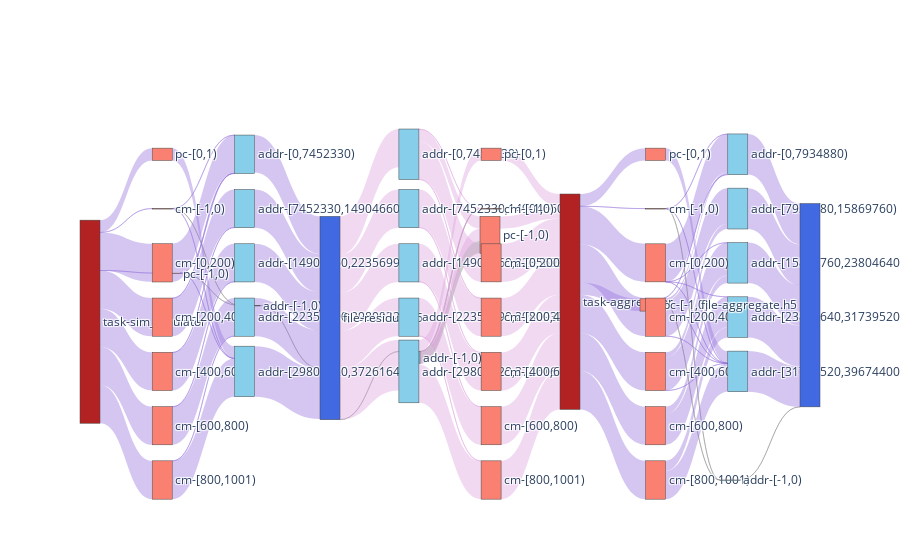

Notebook source saved alongside this figure:
### Code cell
f2_nodes, f2_nodes_dict = get_nodes_for_sankey(F2,rm_tags=['sim','agg_r','agg_w'])

# print(node_ref2)

f2_links = get_links_for_sankey(F2, f2_nodes_dict)
fig = go.Figure(go.Sankey(
            node = f2_nodes,
            link = f2_links, orientation='h'))
fig.show()
fig.write_html(f"{path}/sankey-grouped-sim_w_agg_r_w-vol-vfd.html")

### Figure 1 — Plotly figure (JSON) as saved in the notebook; plotly's stock layout.template omitted (floating-point values rounded to 4 significant figures)
{"data": [{"link": {"color": ["rgba(147, 112, 219, 0.4)", "rgba(147, 112, 219, 0.4)", "rgba(147, 112, 219, 0.4)", "rgba(147, 112, 219, 0.4)", "rgba(147, 112, 219, 0.4)", "rgba(147, 112, 219, 0.4)", "rgba(147, 112, 219, 0.4)", "rgba(147, 112, 219, 0.4)", "rgba(128, 128, 128, 0.4)", "rgba(147, 112, 219, 0.4)", "rgba(147, 112, 219, 0.4)", "rgba(128, 128, 128, 0.4)", "rgba(147, 112, 219, 0.4)", "rgba(147, 112, 219, 0.4)", "rgba(147, 112, 219, 0.4)", "rgba(147, 112, 219, 0.4)", "rgba(147, 112, 219, 0.4)", "rgba(147, 112, 219, 0.4)", "rgba(147, 112, 219, 0.4)", "rgba(147, 112, 219, 0.4)", "rgba(147, 112, 219, 0.4)", "rgba(147, 112, 219, 0.4)", "rgba(147, 112, 219, 0.4)", "rgba(147, 112, 219, 0.4)", "rgba(128, 128, 128, 0.4)", "rgba(147, 112, 219, 0.4)", "rgba(147, 112, 219, 0.4)", "rgba(147, 112, 219, 0.4)", "rgba(147, 112, 219, 0.4)", "rgba(147, 112, 219, 0.4)", "rgba(128, 128, 128, 0.4)", "rgba(221, 160, 221,0.4)", "rgba(221, 160, 221,0.4)", "rgba(221, 160, 221,0.4)", "rgba(221, 160, 221,0.4)", "rgba(221, 160, 221,0.4)", "rgba(128, 128, 128, 0.4)", "rgba(128, 128, 128, 0.4)", "rgba(221, 160, 221,0.4)", "rgba(221, 160, 221,0.4)", "rgba(221, 160, 221,0.4)", "rgba(221, 160, 221,0.4)", "rgba(221, 160, 221,0.4)", "rgba(221, 160, 221,0.4)", "rgba(221, 160, 221,0.4)", "rgba(221, 160, 221,0.4)", "rgba(221, 160, 221,0.4)", "rgba(221, 160, 221,0.4)", "rgba(221, 160, 221,0.4)", "rgba(221, 160, 221,0.4)", "rgba(221, 160, 221,0.4)", "rgba(221, 160, 221,0.4)", "rgba(221, 160, 221,0.4)", "rgba(221, 160, 221,0.4)", "rgba(221, 160, 221,0.4)", "rgba(221, 160, 221,0.4)", "rgba(221, 160, 221,0.4)", "rgba(221, 160, 221,0.4)", "rgba(221, 160, 221,0.4)", "rgba(221, 160, 221,0.4)", "rgba(147, 112, 219, 0.4)", "rgba(147, 112, 219, 0.4)", "rgba(147, 112, 219, 0.4)", "rgba(147, 112, 219, 0.4)", "rgba(147, 112, 219, 0.4)", "rgba(147, 112, 219, 0.4)", "rgba(147, 112, 219, 0.4)", "rgba(147, 112, 219, 0.4)", "rgba(128, 128, 128, 0.4)", "rgba(147, 112, 219, 0.4)", "rgba(147, 112, 219, 0.4)", "rgba(128, 128, 128, 0.4)", "rgba(147, 112, 219, 0.4)", "rgba(147, 112, 219, 0.4)", "rgba(147, 112, 219, 0.4)", "rgba(147, 112, 219, 0.4)", "rgba(147, 112, 219, 0.4)", "rgba(147, 112, 219, 0.4)", "rgba(147, 112, 219, 0.4)", "rgba(147, 112, 219, 0.4)", "rgba(147, 112, 219, 0.4)", "rgba(147, 112, 219, 0.4)", "rgba(147, 112, 219, 0.4)", "rgba(147, 112, 219, 0.4)", "rgba(147, 112, 219, 0.4)", "rgba(147, 112, 219, 0.4)", "rgba(147, 112, 219, 0.4)", "rgba(147, 112, 219, 0.4)", "rgba(147, 112, 219, 0.4)", "rgba(128, 128, 128, 0.4)", "rgba(147, 112, 219, 0.4)", "rgba(147, 112, 219, 0.4)", "rgba(147, 112, 219, 0.4)", "rgba(147, 112, 219, 0.4)", "rgba(147, 112, 219, 0.4)"], "label": ["ave_acc_size: 1 B op: write", "ave_acc_size: 37.11 KB op: write", "ave_acc_size: 37.21 KB op: write", "ave_acc_size: 37.2 KB op: write", "ave_acc_size: 37.21 KB op: write", "ave_acc_size: 37.21 KB op: write", "ave_acc_size: 1 B op: write", "ave_acc_size: 2.4 MB op: write", "ave_acc_size: 1 B op: open", "ave_acc_size: 228.92 B op: write", "ave_acc_size: 272 B op: write", "ave_acc_size: 1 B op: open", "ave_acc_size: 228.92 B op: write", "ave_acc_size: 272 B op: write", "ave_acc_size: 36.94 KB op: write", "ave_acc_size: 37.06 KB op: write", "ave_acc_size: 37.24 KB op: write", "ave_acc_size: 37.24 KB op: write", "ave_acc_size: 36.86 KB op: write", "ave_acc_size: 37.54 KB op: write", "ave_acc_size: 37.25 KB op: write", "ave_acc_size: 37.25 KB op: write", "ave_acc_size: 37.25 KB op: write", "ave_acc_size: 2.4 MB op: write", "ave_acc_size: 1 B op: open", "ave_acc_size: 34.86 KB op: write", "ave_acc_size: 48.76 KB op: write", "ave_acc_size: 37.24 KB op: write", "ave_acc_size: 37.24 KB op: write", "ave_acc_size: 37.25 KB op: write", "ave_acc_size: 1 B op: open", "ave_acc_size: 18.09 KB op: read", "ave_acc_size: 18.62 KB op: read", "ave_acc_size: 18.62 KB op: read", "ave_acc_size: 24.5 KB op: read", "ave_acc_size: 18.62 KB op: read", "ave_acc_size: 1 B op: open", "ave_acc_size: 2.4 MB op: open", "ave_acc_size: 1 B op: read", "ave_acc_size: 37.11 KB op: read", "ave_acc_size: 37.02 KB op: read", "ave_acc_size: 2.4 MB op: read", "ave_acc_size: 1 B op: read", "ave_acc_size: 37.21 KB op: read", "ave_acc_size: 2.4 MB op: read", "ave_acc_size: 2.4 MB op: read", "ave_acc_size: 37.21 KB op: read", "ave_acc_size: 36.82 KB op: read", "ave_acc_size: 37.2 KB op: read", "ave_acc_size: 37.51 KB op: read", "ave_acc_size: 37.21 KB op: read", "ave_acc_size: 37.21 KB op: read", "ave_acc_size: 1 B op: read", "ave_acc_size: 2.4 MB op: read", "ave_acc_size: 37.11 KB op: read", "ave_acc_size: 37.21 KB op: read", "ave_acc_size: 37.2 KB op: read", "ave_acc_size: 37.21 KB op: read", "ave_acc_size: 37.21 KB op: read", "ave_acc_size: 2.4 MB op: read", "ave_acc_size: 1 B op: write", "ave_acc_size: 37.11 KB op: write", "ave_acc_size: 37.21 KB op: write", "ave_acc_size: 37.2 KB op: write", "ave_acc_size: 37.21 KB op: write", "ave_acc_size: 37.21 KB op: write", "ave_acc_size: 2.4 MB op: write", "ave_acc_size: 2.4 MB op: write", "ave_acc_size: 1 B op: open", "ave_acc_size: 171.14 B op: write", "ave_acc_size: 148 B op: write", "ave_acc_size: 1 B op: open", "ave_acc_size: 171.14 B op: write", "ave_acc_size: 148 B op: write", "ave_acc_size: 37.25 KB op: write", "ave_acc_size: 16 B op: write", "ave_acc_size: 16 B op: write", "ave_acc_size: 16 B op: write", "ave_acc_size: 37.26 KB op: write", "ave_acc_size: 16 B op: write", "ave_acc_size: 37.24 KB op: write", "ave_acc_size: 25.83 KB op: write", "ave_acc_size: 16 B op: write", "ave_acc_size: 37.26 KB op: write", "ave_acc_size: 18.64 KB op: write", "ave_acc_size: 18.87 KB op: write", "ave_acc_size: 18.61 KB op: write", "ave_acc_size: 18.83 KB op: write", "ave_acc_size: 2.4 KB op: write", "ave_acc_size: 1 B op: open", "ave_acc_size: 36.07 KB op: write", "ave_acc_size: 4.36 KB op: write", "ave_acc_size: 23.93 KB op: write", "ave_acc_size: 18.63 KB op: write", "ave_acc_size: 37.24 KB op: write"], "source": [0, 0, 0, 0, 0, 0, 0, 0, 1, 1, 1, 2, 2, 2, 3, 4, 4, 5, 5, 6, 6, 7, 7, 8, 9, 10, 11, 12, 13, 14, 15, 15, 15, 15, 15, 15, 16, 16, 17, 17, 17, 17, 18, 18, 18, 18, 19, 19, 20, 20, 21, 21, 22, 23, 24, 25, 26, 27, 28, 29, 30, 30, 30, 30, 30, 30, 30, 30, 31, 31, 31, 32, 32, 32, 33, 33, 33, 33, 34, 34, 34, 35, 35, 35, 36, 36, 37, 37, 38, 39, 40, 41, 42, 43, 44], "target": [1, 3, 4, 5, 6, 7, 2, 8, 9, 10, 11, 9, 10, 11, 10, 10, 12, 13, 12, 13, 14, 14, 11, 11, 15, 15, 15, 15, 15, 15, 16, 17, 20, 21, 18, 19, 22, 23, 22, 24, 25, 23, 22, 28, 23, 29, 25, 26, 26, 27, 27, 28, 30, 30, 30, 30, 30, 30, 30, 30, 31, 33, 34, 35, 36, 37, 32, 38, 39, 40, 41, 39, 40, 41, 40, 42, 43, 41, 40, 41, 44, 42, 41, 44, 42, 43, 43, 41, 41, 45, 45, 45, 45, 45, 45], "value": [1, 7422108, 7441148, 7440164, 7442936, 7479508, 1, 2400000, 1, 2976, 272, 1, 2976, 272, 7460880, 37056, 7410912, 7410120, 36856, 37544, 7412216, 37248, 7449144, 2400000, 1, 7319968, 9849416, 7447768, 7447664, 7449464, 1, 7470344, 7447664, 7449464, 9849656, 7447768, 1, 2400000, 1, 7422108, 37024, 2400000, 1, 7442296, 2400000, 2400000, 7404124, 36820, 7403344, 37508, 7405428, 37212, 1, 2400000, 7422108, 7441148, 7440164, 7442936, 7479508, 2400000, 1, 7422108, 7441148, 7440164, 7442936, 7479508, 2400000, 2400000, 1, 1198, 296, 1, 1198, 296, 7412880, 32, 64, 3088, 521688, 3200, 6926280, 6405000, 2096, 1043192, 1491192, 5961704, 1973088, 5516472, 2400000, 1, 7935766, 7925152, 7896224, 7934856, 7969472]}, "node": {"color": ["FireBrick", "Salmon", "Salmon", "Salmon", "Salmon", "Salmon", "Salmon", "Salmon", "Salmon", "SkyBlue", "SkyBlue", "SkyBlue", "SkyBlue", "SkyBlue", "SkyBlue", "RoyalBlue", "SkyBlue", "SkyBlue", "SkyBlue", "SkyBlue", "SkyBlue", "SkyBlue", "Salmon", "Salmon", "Salmon", "Salmon", "Salmon", "Salmon", "Salmon", "Salmon", "FireBrick", "Salmon", "Salmon", "Salmon", "Salmon", "Salmon", "Salmon", "Salmon", "Salmon", "SkyBlue", "SkyBlue", "SkyBlue", "SkyBlue", "SkyBlue", "SkyBlue", "RoyalBlue"], "label": ["task-sim_emulator", "cm-[-1,0)", "pc-[-1,0)", "cm-[0,200)", "cm-[200,400)", "cm-[400,600)", "cm-[600,800)", "cm-[800,1001)", "pc-[0,1)", "addr-[-1,0)", "addr-[0,7452330)", "addr-[29809320,37261649)", "addr-[7452330,14904660)", "addr-[14904660,22356990)", "addr-[22356990,29809320)", "file-residue.h5", "addr-[-1,0)", "addr-[0,7452330)", "addr-[29809320,37261649)", "addr-[7452330,14904660)", "addr-[14904660,22356990)", "addr-[22356990,29809320)", "cm-[-1,0)", "pc-[-1,0)", "cm-[0,200)", "cm-[200,400)", "cm-[400,600)", "cm-[600,800)", "cm-[800,1001)", "pc-[0,1)", "task-aggregator", "cm-[-1,0)", "pc-[-1,0)", "cm-[0,200)", "cm-[200,400)", "cm-[400,600)", "cm-[600,800)", "cm-[800,1001)", "pc-[0,1)", "addr-[-1,0)", "addr-[0,7934880)", "addr-[31739520,39674400)", "addr-[15869760,23804640)", "addr-[23804640,31739520)", "addr-[7934880,15869760)", "file-aggregate.h5"], "x": [0, 0.1111, 0.1111, 0.1111, 0.1111, 0.1111, 0.1111, 0.1111, 0.1111, 0.2222, 0.2222, 0.2222, 0.2222, 0.2222, 0.2222, 0.3333, 0.4444, 0.4444, 0.4444, 0.4444, 0.4444, 0.4444, 0.5556, 0.5556, 0.5556, 0.5556, 0.5556, 0.5556, 0.5556, 0.5556, 0.6667, 0.7778, 0.7778, 0.7778, 0.7778, 0.7778, 0.7778, 0.7778, 0.7778, 0.8889, 0.8889, 0.8889, 0.8889, 0.8889, 0.8889, 1], "y": [0, 0.2857, 0, 0.4286, 0.5714, 0.7143, 0.8571, 1, 0.1429, 0, 0.1429, 0.7143, 0.2857, 0.4286, 0.5714, 0, 0, 0.1429, 0.7143, 0.2857, 0.4286, 0.5714, 0.2857, 0, 0.4286, 0.5714, 0.7143, 0.8571, 1, 0.1429, 0, 0.2857, 0, 0.4286, 0.5714, 0.7143, 0.8571, 1, 0.1429, 0, 0.1429, 0.7143, 0.4286, 0.5714, 0.2857, 0]}, "orientation": "h", "type": "sankey"}], "layout": {}}
